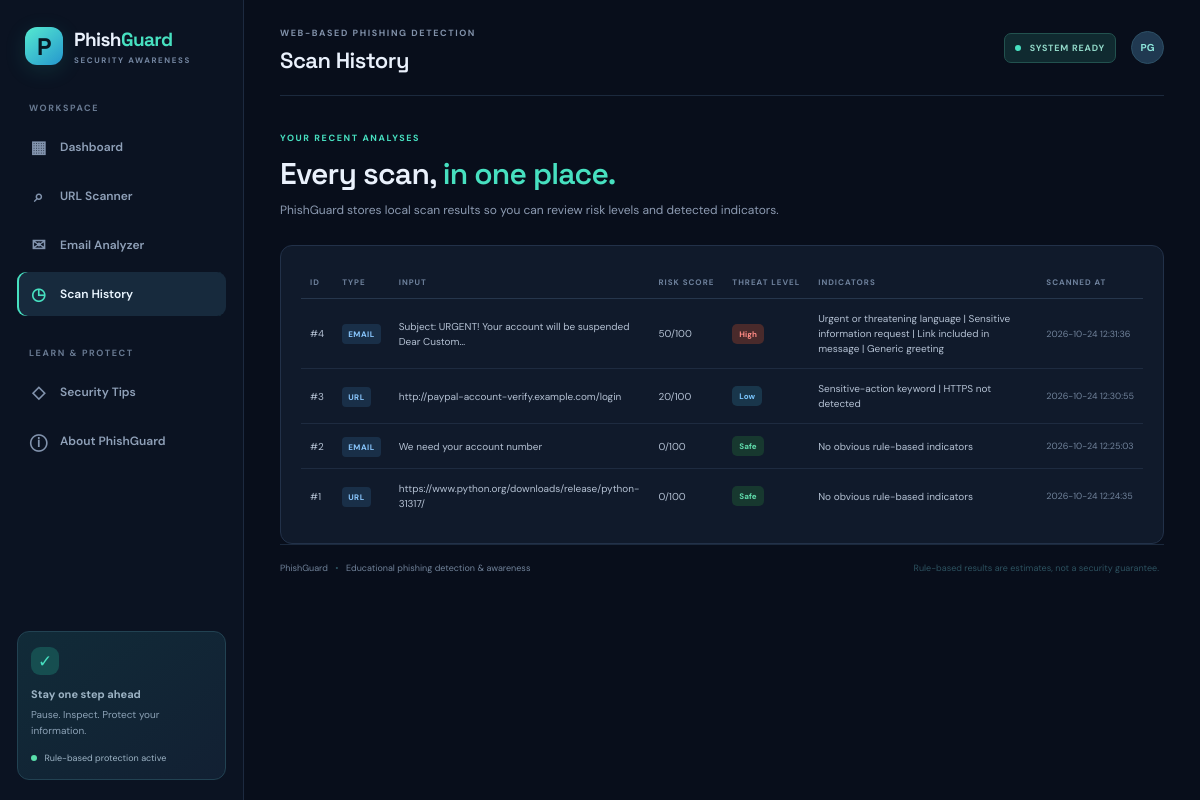
The app's page /history with its own data.
### tables this page shows
CREATE TABLE scans (
                id INTEGER PRIMARY KEY AUTOINCREMENT,
                scan_type TEXT NOT NULL,
                input_text TEXT NOT NULL,
                risk_score INTEGER NOT NULL,
                threat_level TEXT NOT NULL,
                indicators TEXT NOT NULL,
                scanned_at TEXT NOT NULL
            );

### app.py (the view)
@app.route("/history")
def history():
    with get_db() as conn:
        scans = conn.execute("SELECT * FROM scans ORDER BY id DESC LIMIT 100").fetchall()
    return render_template("history.html", scans=scans)

### app.py (called while the page is built)
def get_db():
    conn = sqlite3.connect(DB_PATH)
    conn.row_factory = sqlite3.Row
    return conn

### templates/history.html (shortened to what this page needs)
{% extends "base.html" %}
{% block page_heading %}Scan History{% endblock %}
{% block content %}
<section class="page-intro"><div class="eyebrow teal">YOUR RECENT ANALYSES</div><h2>Every scan, <span>in one place.</span></h2><p>PhishGuard stores local scan results so you can review risk levels and detected indicators.</p></section>
<div class="panel history-panel">
{% if scans %}
<div class="table-wrap"><table><thead><tr><th>ID</th><th>TYPE</th><th>INPUT</th><th>RISK SCORE</th><th>THREAT LEVEL</th><th>INDICATORS</th><th>SCANNED AT</th></tr></thead><tbody>
{% for scan in scans %}<tr><td>#{{ scan['id'] }}</td><td><span class="type-chip">{{ scan['scan_type']|upper }}</span></td><td class="history-input">{{ scan['input_text'][:60] }}{% if scan['input_text']|length > 60 %}…{% endif %}</td><td>{{ scan['risk_score'] }}/100</td><td><span class="risk-badge {{ scan['threat_level']|lower }}">{{ scan['threat_level'] }}</span></td><td class="history-input">{{ scan['indicators'] or '—' }}</td><td class="date-cell">{{ scan['scanned_at'] }}</td></tr>{% endfor %}
</tbody></table></div>
{% else %}<div class="empty-state"><div>◷</div><strong>Your history is empty</strong><p>Complete a scan on the dashboard to save your first result.</p><a class="primary-btn inline-btn" href="/">Go to dashboard →</a></div>{% endif %}
</div>
{% endblock %}

### static/style.css (style rules this page uses)
:root { --bg:#080e1b;--panel:#101a2b;--panel2:#131f32;--line:#223149;--text:#eaf1fc;--muted:#8d9bb2;--teal:#47e0c0;--blue:#62a8ff;--red:#ff647c;--amber:#f5bd60;--green:#59dfab;--font:'DM Sans',sans-serif;--display:'Space Grotesk',sans-serif }
* { box-sizing:border-box }
html { scroll-behavior:smooth }
body { margin:0;background:var(--bg);color:var(--text);font-family:var(--font);font-size:14px }
.eyebrow { font-size:9px;letter-spacing:1.6px;font-weight:700;color:#8191a9 }
.teal { color:var(--teal) }
.welcome-row h2,.page-intro h2 { font:600 27px var(--display);letter-spacing:-.8px;margin:10px 0 7px }
.welcome-row h2 span,.page-intro h2 span { color:var(--teal) }
.welcome-row p,.page-intro p { color:var(--muted);font-size:12px;margin:0;line-height:1.7 }
.stat-card,.panel { background:var(--panel);border:1px solid var(--line);border-radius:12px }
.table-wrap { width:100%;overflow-x:auto }
table { width:100%;border-collapse:collapse;text-align:left;white-space:nowrap }
th { font-size:8px;letter-spacing:1px;color:#6f829d;font-weight:700;padding:11px 9px;border-bottom:1px solid #26364c }
td { padding:12px 9px;border-bottom:1px solid #1e2b40;font-size:10px;color:#b4c1d3 }
tbody tr:last-child td { border-bottom:0 }
.type-chip { font-size:8px;font-weight:700;letter-spacing:.5px;color:#8ac8ff;background:#192f48;padding:5px 6px;border-radius:4px }
.date-cell { color:#71839b;font-size:9px }
.risk-badge { display:inline-block;font-size:8px;font-weight:700;padding:5px 7px;border-radius:5px;white-space:nowrap }
.risk-badge.safe { background:#17382f;color:#62dfad }
.risk-badge.low { background:#19364b;color:#7bc7ff }
.risk-badge.high { background:#492a2b;color:#ff8b85 }
.page-intro { padding:36px 0 25px }
.page-intro h2 { font-size:30px }
.history-panel { padding:20px;min-height:230px }
.history-input { max-width:260px;white-space:normal;line-height:1.5 }

### records on screen
scans: id "4", scan_type "EMAIL", input_text "Subject: URGENT! Your account will be suspended Dear Custom", risk_score "50", threat_level "High", indicators "Urgent or threatening language | Sensitive information request | Link included in message | Generic greeting", scanned_at "2026-10-24 12:31:36"
scans: id "3", scan_type "URL", input_text "http://paypal-account-verify.example.com/login", risk_score "20", threat_level "Low", indicators "Sensitive-action keyword | HTTPS not detected", scanned_at "2026-10-24 12:30:55"
scans: id "2", scan_type "EMAIL", input_text "We need your account number", risk_score "0", threat_level "Safe", indicators "No obvious rule-based indicators", scanned_at "2026-10-24 12:25:03"
scans: id "1", scan_type "URL", input_text "https://www.python.org/downloads/release/python-31317/", risk_score "0", threat_level "Safe", indicators "No obvious rule-based indicators", scanned_at "2026-10-24 12:24:35"
